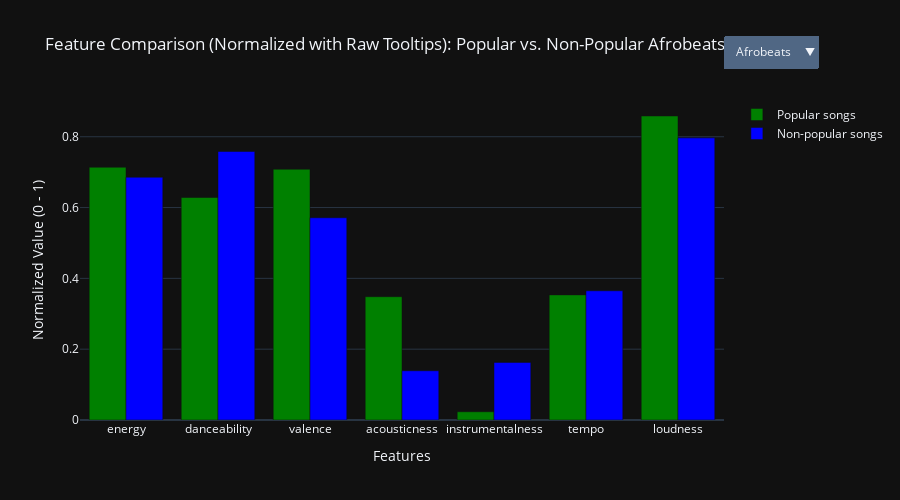

Notebook code for this chart:
### Markdown cell above
### Compare The Average Popular and Non-popular Audio Features by Song Genres
This bar chart compares the average values of audio features between popular and non-popular songs across different genres. It helps artists gain insights and identify patterns in how features like energy, danceability, and tempo behave in popular versus non-popular songs within each genre.

By analyzing these differences, artists can better understand what characteristics are commonly found in successful songs in their chosen genre. This can guide them in targeting ideal feature values when producing new song.

All audio feature values in the chart are normalized to a scale between 0 and 1. This is important because features like tempo and loudness normally exist on different scales, and normalization ensures a fair visual comparison across all features.

### Code cell
# Features to include
features = ['energy', 'danceability', 'valence', 'acousticness', 'instrumentalness', 'tempo', 'loudness']

# Combine the 2 data to be use
combined_df = pd.concat([high_song_popularity, low_song_popularity])

feature_min = combined_df[features].min()
feature_max = combined_df[features].max()

# Normalize and retain original values for tooltip
high_norm = high_song_popularity.copy()
low_norm = low_song_popularity.copy()

for feature in features:
    high_norm[feature + '_orig'] = high_song_popularity[feature]
    low_norm[feature + '_orig'] = low_song_popularity[feature]
    high_norm[feature] = (high_song_popularity[feature] - feature_min[feature]) / (feature_max[feature] - feature_min[feature])
    low_norm[feature] = (low_song_popularity[feature] - feature_min[feature]) / (feature_max[feature] - feature_min[feature])

# Unique genres with valid data
genres = sorted(set(high_norm['playlist_genre'].unique().tolist() + low_norm['playlist_genre'].unique().tolist()))
data_by_genre = {}

for genre in genres:
    pop_filtered = high_norm[high_norm["playlist_genre"] == genre]
    non_pop_filtered = low_norm[low_norm["playlist_genre"] == genre]
    if pop_filtered.empty or non_pop_filtered.empty:
        continue

    pop_avg = pop_filtered[features].mean()
    non_pop_avg = non_pop_filtered[features].mean()
    pop_raw = pop_filtered[[f + "_orig" for f in features]].mean()
    non_pop_raw = non_pop_filtered[[f + "_orig" for f in features]].mean()

    data_by_genre[genre] = {
        "pop_norm": pop_avg,
        "non_pop_norm": non_pop_avg,
        "pop_raw": pop_raw,
        "non_pop_raw": non_pop_raw
    }

# Keep only genres with data
genres = list(data_by_genre.keys())
initial_genre = genres[0]

# Create figure with initial genre
fig = go.Figure()

# Add normalized bars with raw values in customdata
fig.add_trace(go.Bar(
    name='Popular songs',
    x=features,
    y=data_by_genre[initial_genre]['pop_norm'],
    marker_color='green',
    customdata=data_by_genre[initial_genre]['pop_raw'].values.reshape(-1, 1),
    hovertemplate='%{x}<br>Normalized: %{y:.2f}<br>Raw: %{customdata[0]:.2f}<extra></extra>'
))

fig.add_trace(go.Bar(
    name='Non-popular songs',
    x=features,
    y=data_by_genre[initial_genre]['non_pop_norm'],
    marker_color='blue',
    customdata=data_by_genre[initial_genre]['non_pop_raw'].values.reshape(-1, 1),
    hovertemplate='%{x}<br>Normalized: %{y:.2f}<br>Raw: %{customdata[0]:.2f}<extra></extra>'
))

# Dropdown buttons
dropdown_buttons = []
for genre in genres:
    dropdown_buttons.append({
        'label': genre.title(),
        'method': 'update',
        'args': [
            {
                'y': [
                    data_by_genre[genre]['pop_norm'],
                    data_by_genre[genre]['non_pop_norm']
                ],
                'customdata': [
                    data_by_genre[genre]['pop_raw'].values.reshape(-1, 1),
                    data_by_genre[genre]['non_pop_raw'].values.reshape(-1, 1)
                ]
            },
            {
                'title': f'Feature Comparison (Normalized with Raw Tooltips): Popular vs. Non-Popular {genre.title()} Songs'
            }
        ]
    })

# Layout
fig.update_layout(
    updatemenus=[
        {
            'buttons': dropdown_buttons,
            'direction': 'down',
            'showactive': True,
            'x': 1.0,
            'y': 1.2,
            'xanchor': 'left',
            'yanchor': 'top'
        }
    ],
    title=f'Feature Comparison (Normalized with Raw Tooltips): Popular vs. Non-Popular {initial_genre.title()} Songs',
    xaxis_title='Features',
    yaxis_title='Normalized Value (0 - 1)',
    barmode='group',
    template='plotly_dark',
    height=500
)

fig.show()

# Test
print(high_song_popularity.head())

### Figure 1 — Plotly figure (JSON) as saved in the notebook; plotly's stock layout.template omitted (floating-point values rounded to 4 significant figures)
{"data": [{"customdata": [[0.7124], [0.6371], [0.7076], [0.3468], [0.02301], [116.5], [-5.667]], "hovertemplate": "%{x}<br>Normalized: %{y:.2f}<br>Raw: %{customdata[0]:.2f}<extra></extra>", "marker": {"color": "green"}, "name": "Popular songs", "type": "bar", "x": ["energy", "danceability", "valence", "acousticness", "instrumentalness", "tempo", "loudness"], "y": [0.7138, 0.6284, 0.7082, 0.3482, 0.02322, 0.3534, 0.8586]}, {"customdata": [[0.6843], [0.7567], [0.5764], [0.1385], [0.1612], [118.7], [-8.717]], "hovertemplate": "%{x}<br>Normalized: %{y:.2f}<br>Raw: %{customdata[0]:.2f}<extra></extra>", "marker": {"color": "blue"}, "name": "Non-popular songs", "type": "bar", "x": ["energy", "danceability", "valence", "acousticness", "instrumentalness", "tempo", "loudness"], "y": [0.6856, 0.7584, 0.5712, 0.139, 0.1626, 0.3649, 0.7968]}], "layout": {"barmode": "group", "height": 500, "title": {"text": "Feature Comparison (Normalized with Raw Tooltips): Popular vs. Non-Popular Afrobeats Songs"}, "updatemenus": [{"buttons": [{"args": [{"customdata": [[[0.7124], [0.6371], [0.7076], [0.3468], [0.02301], [116.5], [-5.667]], [[0.6843], [0.7567], [0.5764], [0.1385], [0.1612], [118.7], [-8.717]]], "y": [[0.7138, 0.6284, 0.7082, 0.3482, 0.02322, 0.3534, 0.8586], [0.6856, 0.7584, 0.5712, 0.139, 0.1626, 0.3649, 0.7968]]}, {"title": "Feature Comparison (Normalized with Raw Tooltips): Popular vs. Non-Popular Afrobeats Songs"}], "label": "Afrobeats", "method": "update"}, {"args": [{"customdata": [[[0.3869], [0.5329], [0.334], [0.6177], [0.07117], [114.7], [-10.71]], [[0.4815], [0.5518], [0.4509], [0.4636], [0.2327], [108.9], [-14.34]]], "y": [[0.3875, 0.5152, 0.3179, 0.6202, 0.07182, 0.3439, 0.7564], [0.4824, 0.5357, 0.44, 0.4655, 0.2348, 0.3138, 0.683]]}, {"title": "Feature Comparison (Normalized with Raw Tooltips): Popular vs. Non-Popular Ambient Songs"}], "label": "Ambient", "method": "update"}, {"args": [{"customdata": [[[0.616], [0.7568], [0.4261], [0.1899], [0.007533], [123.1], [-6.389]], [[0.6437], [0.6878], [0.5745], [0.3619], [0.1181], [115.3], [-7.838]]], "y": [[0.6172, 0.7585, 0.4142, 0.1906, 0.007601, 0.3876, 0.8439], [0.6449, 0.6835, 0.5692, 0.3634, 0.1191, 0.3471, 0.8146]]}, {"title": "Feature Comparison (Normalized with Raw Tooltips): Popular vs. Non-Popular Arabic Songs"}], "label": "Arabic", "method": "update"}, {"args": [{"customdata": [[[0.5642], [0.6248], [0.4612], [0.3339], [0.01489], [109.3], [-7.669]], [[0.4424], [0.5818], [0.3855], [0.5059], [0.009213], [112.0], [-9.99]]], "y": [[0.5652, 0.6151, 0.4508, 0.3352, 0.01503, 0.3159, 0.818], [0.4432, 0.5683, 0.3718, 0.508, 0.009297, 0.3298, 0.771]]}, {"title": "Feature Comparison (Normalized with Raw Tooltips): Popular vs. Non-Popular Blues Songs"}], "label": "Blues", "method": "update"}, {"args": [{"customdata": [[[0.7284], [0.7978], [0.6451], [0.3287], [0.03548], [114.9], [-3.689]], [[0.6843], [0.7211], [0.7522], [0.3482], [0.05884], [118.6], [-6.86]]], "y": [[0.7298, 0.803, 0.6429, 0.33, 0.0358, 0.3452, 0.8986], [0.6856, 0.7197, 0.7548, 0.3496, 0.05938, 0.364, 0.8344]]}, {"title": "Feature Comparison (Normalized with Raw Tooltips): Popular vs. Non-Popular Brazilian Songs"}], "label": "Brazilian", "method": "update"}, {"args": [{"customdata": [[[0.1168], [0.275], [0.1649], [0.8916], [0.8767], [107.0], [-24.72]], [[0.2023], [0.2612], [0.1334], [0.7856], [0.7159], [109.7], [-22.32]]], "y": [[0.1169, 0.2349, 0.1414, 0.8952, 0.8847, 0.3042, 0.4727], [0.2025, 0.2199, 0.1085, 0.7888, 0.7224, 0.318, 0.5213]]}, {"title": "Feature Comparison (Normalized with Raw Tooltips): Popular vs. Non-Popular Classical Songs"}], "label": "Classical", "method": "update"}, {"args": [{"customdata": [[[0.4077], [0.5457], [0.697], [0.4097], [0.000408], [132.0], [-14.52]], [[0.4871], [0.6016], [0.5973], [0.549], [0.0001801], [101.3], [-9.086]]], "y": [[0.4084, 0.529, 0.6971, 0.4113, 0.0004117, 0.4333, 0.6794], [0.488, 0.5899, 0.5929, 0.5512, 0.0001817, 0.2747, 0.7893]]}, {"title": "Feature Comparison (Normalized with Raw Tooltips): Popular vs. Non-Popular Country Songs"}], "label": "Country", "method": "update"}, {"args": [{"customdata": [[[0.7454], [0.6774], [0.4716], [0.1689], [0.1182], [120.6], [-6.322]], [[0.6059], [0.5792], [0.3387], [0.3397], [0.369], [119.6], [-9.909]]], "y": [[0.7469, 0.6722, 0.4617, 0.1696, 0.1193, 0.3745, 0.8453], [0.607, 0.5654, 0.3229, 0.3411, 0.3724, 0.3696, 0.7727]]}, {"title": "Feature Comparison (Normalized with Raw Tooltips): Popular vs. Non-Popular Electronic Songs"}], "label": "Electronic", "method": "update"}, {"args": [{"customdata": [[[0.4236], [0.5669], [0.4448], [0.6251], [0.04487], [119.7], [-10.98]], [[0.439], [0.5627], [0.4515], [0.6222], [0.04753], [116.6], [-9.903]]], "y": [[0.4243, 0.5521, 0.4337, 0.6276, 0.04528, 0.3699, 0.7509], [0.4398, 0.5476, 0.4407, 0.6246, 0.04797, 0.354, 0.7728]]}, {"title": "Feature Comparison (Normalized with Raw Tooltips): Popular vs. Non-Popular Folk Songs"}], "label": "Folk", "method": "update"}, {"args": [{"customdata": [[[0.7048], [0.7093], [0.506], [0.1668], [0.1093], [127.5], [-5.801]], [[0.4205], [0.3203], [0.1997], [0.5277], [0.7689], [105.8], [-14.35]]], "y": [[0.7061, 0.7068, 0.4976, 0.1675, 0.1103, 0.4102, 0.8558], [0.4212, 0.2841, 0.1777, 0.5298, 0.7759, 0.298, 0.6827]]}, {"title": "Feature Comparison (Normalized with Raw Tooltips): Popular vs. Non-Popular Gaming Songs"}], "label": "Gaming", "method": "update"}, {"args": [{"customdata": [[[0.6299], [0.736], [0.4607], [0.1774], [0.008086], [122.4], [-6.482]], [[0.6624], [0.7555], [0.586], [0.2191], [0.01491], [124.9], [-7.07]]], "y": [[0.6311, 0.7359, 0.4503, 0.1781, 0.008159, 0.3838, 0.8421], [0.6636, 0.7571, 0.5812, 0.22, 0.01504, 0.3971, 0.8302]]}, {"title": "Feature Comparison (Normalized with Raw Tooltips): Popular vs. Non-Popular Hip-Hop Songs"}], "label": "Hip-Hop", "method": "update"}, {"args": [{"customdata": [[[0.637], [0.6818], [0.4941], [0.4665], [3.101e-05], [119.3], [-6.368]], [[0.7127], [0.611], [0.5819], [0.3701], [0.09451], [127.0], [-6.675]]], "y": [[0.6382, 0.677, 0.4852, 0.4684, 3.129e-05, 0.3678, 0.8444], [0.7141, 0.6, 0.5768, 0.3716, 0.09537, 0.4076, 0.8381]]}, {"title": "Feature Comparison (Normalized with Raw Tooltips): Popular vs. Non-Popular Indian Songs"}], "label": "Indian", "method": "update"}, {"args": [{"customdata": [[[0.7485], [0.7032], [0.7208], [0.08879], [0.2876], [121.5], [-5.375]], [[0.7049], [0.6117], [0.6325], [0.09677], [0.02651], [112.3], [-6.522]]], "y": [[0.7499, 0.7003, 0.7219, 0.08915, 0.2902, 0.3793, 0.8645], [0.7063, 0.6008, 0.6298, 0.09716, 0.02675, 0.3318, 0.8413]]}, {"title": "Feature Comparison (Normalized with Raw Tooltips): Popular vs. Non-Popular Indie Songs"}], "label": "Indie", "method": "update"}, {"args": [{"customdata": [[[0.8136], [0.6171], [0.6409], [0.1099], [0.0008963], [134.3], [-4.92]], [[0.8322], [0.5453], [0.529], [0.1544], [0.0002027], [126.8], [-4.4]]], "y": [[0.8152, 0.6067, 0.6385, 0.1103, 0.0009045, 0.4453, 0.8737], [0.8339, 0.5287, 0.5216, 0.155, 0.0002045, 0.4069, 0.8842]]}, {"title": "Feature Comparison (Normalized with Raw Tooltips): Popular vs. Non-Popular J-Pop Songs"}], "label": "J-Pop", "method": "update"}, {"args": [{"customdata": [[[0.182], [0.349], [0.178], [0.92], [0.0152], [136.1], [-13.51]], [[0.409], [0.6654], [0.4864], [0.5158], [0.6931], [106.1], [-11.06]]], "y": [[0.1822, 0.3153, 0.155, 0.9237, 0.01534, 0.4548, 0.6998], [0.4097, 0.6592, 0.4772, 0.5179, 0.6994, 0.2997, 0.7494]]}, {"title": "Feature Comparison (Normalized with Raw Tooltips): Popular vs. Non-Popular Jazz Songs"}], "label": "Jazz", "method": "update"}, {"args": [{"customdata": [[[0.7486], [0.7571], [0.616], [0.1465], [1.115e-06], [122.2], [-4.011]], [[0.7445], [0.7263], [0.7263], [0.03777], [1.336e-05], [118.8], [-4.398]]], "y": [[0.7501, 0.7588, 0.6125, 0.1471, 1.125e-06, 0.3828, 0.8921], [0.7459, 0.7254, 0.7277, 0.03792, 1.348e-05, 0.3654, 0.8843]]}, {"title": "Feature Comparison (Normalized with Raw Tooltips): Popular vs. Non-Popular K-Pop Songs"}], "label": "K-Pop", "method": "update"}, {"args": [{"customdata": [[[0.528], [0.569], [0.3483], [0.4869], [3.109e-06], [128.2], [-6.848]], [[0.5665], [0.5332], [0.3506], [0.5528], [0.009059], [114.9], [-5.596]]], "y": [[0.529, 0.5544, 0.3328, 0.4888, 3.137e-06, 0.4138, 0.8346], [0.5675, 0.5154, 0.3353, 0.555, 0.009141, 0.3453, 0.86]]}, {"title": "Feature Comparison (Normalized with Raw Tooltips): Popular vs. Non-Popular Korean Songs"}], "label": "Korean", "method": "update"}, {"args": [{"customdata": [[[0.6741], [0.7441], [0.6008], [0.2682], [0.006678], [119.0], [-5.567]], [[0.6061], [0.7216], [0.5821], [0.3247], [0.03591], [122.0], [-7.188]]], "y": [[0.6754, 0.7447, 0.5966, 0.2693, 0.006738, 0.3662, 0.8606], [0.6072, 0.7202, 0.577, 0.326, 0.03624, 0.382, 0.8278]]}, {"title": "Feature Comparison (Normalized with Raw Tooltips): Popular vs. Non-Popular Latin Songs"}], "label": "Latin", "method": "update"}, {"args": [{"customdata": [[[0.1815], [0.51], [0.1067], [0.807], [0.013], [114.5], [-17.63]], [[0.294], [0.663], [0.3152], [0.7145], [0.8396], [111.4], [-14.36]]], "y": [[0.1817, 0.4903, 0.08058, 0.8102, 0.01312, 0.3428, 0.6164], [0.2944, 0.6565, 0.2983, 0.7174, 0.8472, 0.3268, 0.6825]]}, {"title": "Feature Comparison (Normalized with Raw Tooltips): Popular vs. Non-Popular Lofi Songs"}], "label": "Lofi", "method": "update"}, {"args": [{"customdata": [[[0.8594], [0.4444], [0.4332], [0.004443], [0.07758], [118.5], [-6.799]], [[0.9285], [0.4516], [0.3546], [0.002519], [0.1021], [120.9], [-4.998]]], "y": [[0.8611, 0.419, 0.4216, 0.004458, 0.07828, 0.3635, 0.8356], [0.9303, 0.4268, 0.3394, 0.002526, 0.103, 0.376, 0.8721]]}, {"title": "Feature Comparison (Normalized with Raw Tooltips): Popular vs. Non-Popular Metal Songs"}], "label": "Metal", "method": "update"}, {"args": [{"customdata": [[[0.6812], [0.6521], [0.5761], [0.2039], [0.02315], [120.2], [-6.217]], [[0.6678], [0.6282], [0.5182], [0.1859], [0.04466], [120.9], [-6.669]]], "y": [[0.6825, 0.6447, 0.5708, 0.2047, 0.02336, 0.3726, 0.8474], [0.6691, 0.6187, 0.5103, 0.1866, 0.04506, 0.376, 0.8383]]}, {"title": "Feature Comparison (Normalized with Raw Tooltips): Popular vs. Non-Popular Pop Songs"}], "label": "Pop", "method": "update"}, {"args": [{"customdata": [[[0.8596], [0.493], [0.5601], [0.01911], [0.0004996], [139.2], [-4.322]], [[0.7969], [0.4818], [0.6039], [0.1332], [0.002377], [128.0], [-5.155]]], "y": [[0.8613, 0.4718, 0.5541, 0.01919, 0.0005042, 0.4711, 0.8858], [0.7984, 0.4597, 0.5999, 0.1338, 0.002399, 0.4127, 0.8689]]}, {"title": "Feature Comparison (Normalized with Raw Tooltips): Popular vs. Non-Popular Punk Songs"}], "label": "Punk", "method": "update"}, {"args": [{"customdata": [[[0.6476], [0.88], [0.7936], [0.1411], [8.506e-05], [95.18], [-7.871]], [[0.6329], [0.7389], [0.739], [0.1626], [0.01507], [107.6], [-6.663]]], "y": [[0.6488, 0.8924, 0.798, 0.1417, 8.583e-05, 0.243, 0.8139], [0.6341, 0.739, 0.741, 0.1633, 0.0152, 0.3072, 0.8384]]}, {"title": "Feature Comparison (Normalized with Raw Tooltips): Popular vs. Non-Popular Reggae Songs"}], "label": "Reggae", "method": "update"}, {"args": [{"customdata": [[[0.7303], [0.5452], [0.5813], [0.111], [0.04052], [123.3], [-7.214]], [[0.7417], [0.5485], [0.547], [0.1104], [0.05369], [128.0], [-6.192]]], "y": [[0.7317, 0.5285, 0.5763, 0.1114, 0.04088, 0.3888, 0.8272], [0.7431, 0.5321, 0.5404, 0.1108, 0.05417, 0.4129, 0.8479]]}, {"title": "Feature Comparison (Normalized with Raw Tooltips): Popular vs. Non-Popular Rock Songs"}], "label": "Rock", "method": "update"}, {"args": [{"customdata": [[[0.5385], [0.576], [0.3465], [0.4465], [0.00168], [156.4], [-6.265]], [[0.5114], [0.609], [0.5024], [0.4477], [0.05832], [116.7], [-8.859]]], "y": [[0.5395, 0.562, 0.331, 0.4483, 0.001695, 0.5599, 0.8464], [0.5123, 0.5979, 0.4938, 0.4495, 0.05885, 0.3546, 0.7939]]}, {"title": "Feature Comparison (Normalized with Raw Tooltips): Popular vs. Non-Popular Soul Songs"}], "label": "Soul", "method": "update"}, {"args": [{"customdata": [[[0.654], [0.6457], [0.5771], [0.4747], [0.002127], [113.4], [-7.713]], [[0.7077], [0.6884], [0.5111], [0.2568], [0.006516], [119.5], [-6.388]]], "y": [[0.6552, 0.6378, 0.5719, 0.4766, 0.002147, 0.3374, 0.8171], [0.7091, 0.6842, 0.5029, 0.2578, 0.006575, 0.3688, 0.844]]}, {"title": "Feature Comparison (Normalized with Raw Tooltips): Popular vs. Non-Popular Turkish Songs"}], "label": "Turkish", "method": "update"}, {"args": [{"customdata": [[[0.5132], [0.7163], [0.6318], [0.5503], [0.0002087], [92.46], [-7.443]], [[0.5507], [0.6191], [0.4906], [0.4069], [0.2536], [118.9], [-9.426]]], "y": [[0.5142, 0.7144, 0.6289, 0.5525, 0.0002106, 0.2289, 0.8226], [0.5517, 0.6089, 0.4816, 0.4085, 0.2559, 0.3657, 0.7824]]}, {"title": "Feature Comparison (Normalized with Raw Tooltips): Popular vs. Non-Popular World Songs"}], "label": "World", "method": "update"}], "direction": "down", "showactive": true, "x": 1, "xanchor": "left", "y": 1.2, "yanchor": "top"}], "xaxis": {"title": {"text": "Features"}}, "yaxis": {"title": {"text": "Normalized Value (0 - 1)"}}}}
